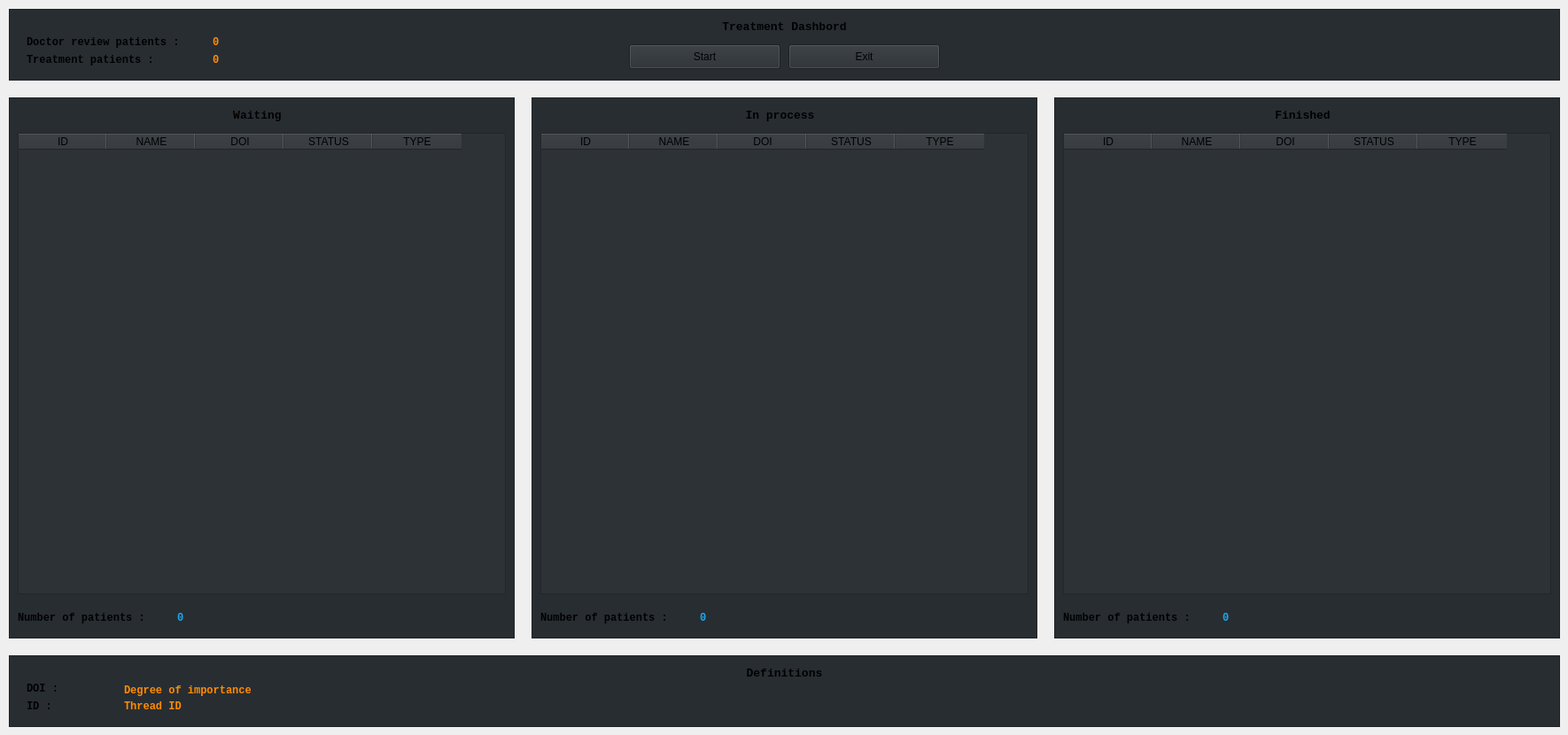
      <widget class="QWidget" name="HOMETAP">
       <attribute name="title">
        <string>Home</string>
       </attribute>
       <widget class="QFrame" name="frame_4">
        <property name="geometry">
         <rect>
          <x>10</x>
          <y>110</y>
          <width>571</width>
          <height>611</height>
         </rect>
        </property>
        <property name="styleSheet">
         <string notr="true">QFrame
{
background-color: rgb(40, 45, 50);
}
QFrame:hover#frame_4
{
background-color: rgb(40, 45, 50);
	border-color: rgb(255, 44, 121);
}</string>
        </property>
        <property name="frameShape">
         <enum>QFrame::StyledPanel</enum>
        </property>
        <property name="frameShadow">
         <enum>QFrame::Raised</enum>
        </property>
        <widget class="QTableWidget" name="statwaiting">
         <property name="geometry">
          <rect>
           <x>10</x>
           <y>40</y>
           <width>551</width>
           <height>521</height>
          </rect>
         </property>
         <property name="font">
          <font>
           <pointsize>8</pointsize>
          </font>
         </property>
         <property name="styleSheet">
          <string notr="true">background-color: rgb(45, 50, 55);</string>
         </property>
         <column>
          <property name="text">
           <string>ID</string>
          </property>
         </column>
         <column>
          <property name="text">
           <string>NAME</string>
          </property>
         </column>
         <column>
          <property name="text">
           <string>DOI</string>
          </property>
         </column>
         <column>
          <property name="text">
           <string>STATUS</string>
          </property>
         </column>
         <column>
          <property name="text">
           <string>TYPE</string>
          </property>
         </column>
        </widget>
        <widget class="QLabel" name="label_2">
         <property name="geometry">
          <rect>
           <x>10</x>
           <y>580</y>
           <width>171</width>
           <height>16</height>
          </rect>
         </property>
         <property name="font">
          <font>
           <family>Consolas</family>
           <pointsize>9</pointsize>
           <weight>75</weight>
           <bold>true</bold>
          </font>
         </property>
         <property name="text">
          <string>Number of patients : </string>
         </property>
        </widget>
        <widget class="QLabel" name="statlblwaiting">
         <property name="geometry">
          <rect>
           <x>190</x>
           <y>580</y>
           <width>171</width>
           <height>16</height>
          </rect>
         </property>
         <property name="font">
          <font>
           <family>Consolas</family>
           <pointsize>9</pointsize>
           <weight>75</weight>
           <bold>true</bold>
          </font>
         </property>
         <property name="styleSheet">
          <string notr="true">color: rgb(28, 167, 236);</string>
         </property>
         <property name="text">
          <string>0</string>
         </property>
        </widget>
        <widget class="QLabel" name="label_40">
         <property name="geometry">
          <rect>
           <x>10</x>
           <y>10</y>
           <width>541</width>
           <height>20</height>
          </rect>
         </property>
         <property name="font">
          <font>
           <family>Consolas</family>
           <pointsize>10</pointsize>
           <weight>75</weight>
           <bold>true</bold>
          </font>
         </property>
         <property name="text">
          <string>Waiting</string>
         </property>
         <property name="alignment">
          <set>Qt::AlignCenter</set>
         </property>
        </widget>
       </widget>
       <widget class="QFrame" name="frame_5">
        <property name="geometry">
         <rect>
          <x>600</x>
          <y>110</y>
          <width>571</width>
          <height>611</height>
         </rect>
        </property>
        <property name="styleSheet">
         <string notr="true">QFrame
{
background-color: rgb(40, 45, 50);
	border-color: rgb(255, 44, 121);
}
QFrame:hover
{
background-color: rgb(40, 45, 50);
	border-color: rgb(255, 44, 121);
}</string>
        </property>
        <property name="frameShape">
         <enum>QFrame::StyledPanel</enum>
        </property>
        <property name="frameShadow">
         <enum>QFrame::Raised</enum>
        </property>
        <widget class="QTableWidget" name="statinproc">
         <property name="geometry">
          <rect>
           <x>10</x>
           <y>40</y>
           <width>551</width>
           <height>521</height>
          </rect>
         </property>
         <property name="font">
          <font>
           <pointsize>8</pointsize>
          </font>
         </property>
         <property name="styleSheet">
          <string notr="true">background-color: rgb(45, 50, 55);</string>
         </property>
         <column>
          <property name="text">
           <string>ID</string>
          </property>
         </column>
         <column>
          <property name="text">
           <string>NAME</string>
          </property>
         </column>
         <column>
          <property name="text">
           <string>DOI</string>
          </property>
         </column>
         <column>
          <property name="text">
           <string>STATUS</string>
          </property>
         </column>
         <column>
          <property name="text">
           <string>TYPE</string>
          </property>
         </column>
        </widget>
        <widget class="QLabel" name="label_5">
         <property name="geometry">
          <rect>
           <x>10</x>
           <y>580</y>
           <width>171</width>
           <height>16</height>
          </rect>
         </property>
         <property name="font">
          <font>
           <family>Consolas</family>
           <pointsize>9</pointsize>
           <weight>75</weight>
           <bold>true</bold>
          </font>
         </property>
         <property name="text">
          <string>Number of patients : </string>
         </property>
        </widget>
        <widget class="QLabel" name="statlblinproc">
         <property name="geometry">
          <rect>
           <x>190</x>
           <y>580</y>
           <width>171</width>
           <height>16</height>
          </rect>
         </property>
         <property name="font">
          <font>
           <family>Consolas</family>
           <pointsize>9</pointsize>
           <weight>75</weight>
           <bold>true</bold>
          </font>
         </property>
         <property name="styleSheet">
          <string notr="true">color: rgb(28, 167, 236);</string>
         </property>
         <property name="text">
          <string>0</string>
         </property>
        </widget>
        <widget class="QLabel" name="label_41">
         <property name="geometry">
          <rect>
           <x>10</x>
           <y>10</y>
           <width>541</width>
           <height>20</height>
          </rect>
         </property>
         <property name="font">
          <font>
           <family>Consolas</family>
           <pointsize>10</pointsize>
           <weight>75</weight>
           <bold>true</bold>
          </font>
         </property>
         <property name="text">
          <string>In process</string>
         </property>
         <property name="alignment">
          <set>Qt::AlignCenter</set>
         </property>
        </widget>
       </widget>
       <widget class="QFrame" name="frame_6">
        <property name="geometry">
         <rect>
          <x>1190</x>
          <y>110</y>
          <width>571</width>
          <height>611</height>
         </rect>
        </property>
        <property name="styleSheet">
         <string notr="true">QFrame
{
background-color: rgb(40, 45, 50);
	border-color: rgb(255, 44, 121);
}
QFrame:hover
{
background-color: rgb(40, 45, 50);
	border-color: rgb(255, 44, 121);
}</string>
        </property>
        <property name="frameShape">
         <enum>QFrame::StyledPanel</enum>
        </property>
        <property name="frameShadow">
         <enum>QFrame::Raised</enum>
        </property>
        <widget class="QTableWidget" name="statfinish">
         <property name="geometry">
          <rect>
           <x>10</x>
           <y>40</y>
           <width>551</width>
           <height>521</height>
          </rect>
         </property>
         <property name="font">
          <font>
           <pointsize>8</pointsize>
          </font>
         </property>
         <property name="styleSheet">
          <string notr="true">background-color: rgb(45, 50, 55);</string>
         </property>
         <column>
          <property name="text">
           <string>ID</string>
          </property>
         </column>
         <column>
          <property name="text">
           <string>NAME</string>
          </property>
         </column>
         <column>
          <property name="text">
           <string>DOI</string>
          </property>
         </column>
         <column>
          <property name="text">
           <string>STATUS</string>
          </property>
         </column>
         <column>
          <property name="text">
           <string>TYPE</string>
          </property>
         </column>
        </widget>
        <widget class="QLabel" name="label_11">
         <property name="geometry">
          <rect>
           <x>10</x>
           <y>580</y>
           <width>171</width>
           <height>16</height>
          </rect>
         </property>
         <property name="font">
          <font>
           <family>Consolas</family>
           <pointsize>9</pointsize>
           <weight>75</weight>
           <bold>true</bold>
          </font>
         </property>
         <property name="text">
          <string>Number of patients : </string>
         </property>
        </widget>
        <widget class="QLabel" name="statlblfinish">
         <property name="geometry">
          <rect>
           <x>190</x>
           <y>580</y>
           <width>171</width>
           <height>16</height>
          </rect>
         </property>
         <property name="font">
          <font>
           <family>Consolas</family>
           <pointsize>9</pointsize>
           <weight>75</weight>
           <bold>true</bold>
          </font>
         </property>
         <property name="styleSheet">
          <string notr="true">color: rgb(28, 167, 236);</string>
         </property>
         <property name="text">
          <string>0</string>
         </property>
        </widget>
        <widget class="QLabel" name="label_42">
         <property name="geometry">
          <rect>
           <x>10</x>
           <y>10</y>
           <width>541</width>
           <height>20</height>
          </rect>
         </property>
         <property name="font">
          <font>
           <family>Consolas</family>
           <pointsize>10</pointsize>
           <weight>75</weight>
           <bold>true</bold>
          </font>
         </property>
         <property name="text">
          <string>Finished</string>
         </property>
         <property name="alignment">
          <set>Qt::AlignCenter</set>
         </property>
        </widget>
       </widget>
       <widget class="QFrame" name="frame_14">
        <property name="geometry">
         <rect>
          <x>10</x>
          <y>10</y>
          <width>1751</width>
          <height>81</height>
         </rect>
        </property>
        <property name="styleSheet">
         <string notr="true">background-color: rgb(40, 45, 50);</string>
        </property>
        <property name="frameShape">
         <enum>QFrame::StyledPanel</enum>
        </property>
        <property name="frameShadow">
         <enum>QFrame::Raised</enum>
        </property>
        <widget class="QLabel" name="label_48">
         <property name="geometry">
          <rect>
           <x>10</x>
           <y>10</y>
           <width>1731</width>
           <height>20</height>
          </rect>
         </property>
         <property name="font">
          <font>
           <family>Consolas</family>
           <pointsize>10</pointsize>
           <weight>75</weight>
           <bold>true</bold>
          </font>
         </property>
         <property name="text">
          <string>Treatment Dashbord</string>
         </property>
         <property name="alignment">
          <set>Qt::AlignCenter</set>
         </property>
        </widget>
        <widget class="QPushButton" name="pushButton">
         <property name="geometry">
          <rect>
           <x>700</x>
           <y>40</y>
           <width>171</width>
           <height>28</height>
          </rect>
         </property>
         <property name="cursor">
          <cursorShape>PointingHandCursor</cursorShape>
         </property>
         <property name="styleSheet">
          <string notr="true">
QPushButton:hover#pushButton
{
	background-color: rgb(45, 50, 55);
	border-color: rgb(255, 44, 121);
}
</string>
         </property>
         <property name="text">
          <string>Start</string>
         </property>
        </widget>
        <widget class="QPushButton" name="exitbutton">
         <property name="geometry">
          <rect>
           <x>880</x>
           <y>40</y>
           <width>171</width>
           <height>28</height>
          </rect>
         </property>
         <property name="cursor">
          <cursorShape>PointingHandCursor</cursorShape>
         </property>
         <property name="styleSheet">
          <string notr="true">
QPushButton:hover#exitbutton
{
	background-color: rgb(45, 50, 55);
	border-color: rgb(255, 44, 121);
}
</string>
         </property>
         <property name="text">
          <string>Exit</string>
         </property>
        </widget>
        <widget class="QLabel" name="drpc">
         <property name="geometry">
          <rect>
           <x>230</x>
           <y>30</y>
           <width>171</width>
           <height>16</height>
          </rect>
         </property>
         <property name="font">
          <font>
           <family>Consolas</family>
           <pointsize>9</pointsize>
           <weight>75</weight>
           <bold>true</bold>
          </font>
         </property>
         <property name="styleSheet">
          <string notr="true">color: rgb(255, 140, 0);</string>
         </property>
         <property name="text">
          <string>0</string>
         </property>
        </widget>
        <widget class="QLabel" name="label_3">
         <property name="geometry">
          <rect>
           <x>20</x>
           <y>30</y>
           <width>191</width>
           <height>16</height>
          </rect>
         </property>
         <property name="font">
          <font>
           <family>Consolas</family>
           <pointsize>9</pointsize>
           <weight>75</weight>
           <bold>true</bold>
          </font>
         </property>
         <property name="text">
          <string>Doctor review patients :</string>
         </property>
        </widget>
        <widget class="QLabel" name="tmpc">
         <property name="geometry">
          <rect>
           <x>230</x>
           <y>50</y>
           <width>171</width>
           <height>16</height>
          </rect>
         </property>
         <property name="font">
          <font>
           <family>Consolas</family>
           <pointsize>9</pointsize>
           <weight>75</weight>
           <bold>true</bold>
          </font>
         </property>
         <property name="styleSheet">
          <string notr="true">color: rgb(255, 140, 0);</string>
         </property>
         <property name="text">
          <string>0</string>
         </property>
        </widget>
        <widget class="QLabel" name="label_4">
         <property name="geometry">
          <rect>
           <x>20</x>
           <y>50</y>
           <width>191</width>
           <height>16</height>
          </rect>
         </property>
         <property name="font">
          <font>
           <family>Consolas</family>
           <pointsize>9</pointsize>
           <weight>75</weight>
           <bold>true</bold>
          </font>
         </property>
         <property name="text">
          <string>Treatment patients :</string>
         </property>
        </widget>
       </widget>
       <widget class="QFrame" name="frame_15">
        <property name="geometry">
         <rect>
          <x>10</x>
          <y>740</y>
          <width>1751</width>
          <height>81</height>
         </rect>
        </property>
        <property name="styleSheet">
         <string notr="true">background-color: rgb(40, 45, 50);</string>
        </property>
        <property name="frameShape">
         <enum>QFrame::StyledPanel</enum>
        </property>
        <property name="frameShadow">
         <enum>QFrame::Raised</enum>
        </property>
        <widget class="QLabel" name="label_50">
         <property name="geometry">
          <rect>
           <x>10</x>
           <y>10</y>
           <width>1731</width>
           <height>20</height>
          </rect>
         </property>
         <property name="font">
          <font>
           <family>Consolas</family>
           <pointsize>10</pointsize>
           <weight>75</weight>
           <bold>true</bold>
          </font>
         </property>
         <property name="text">
          <string>Definitions</string>
         </property>
         <property name="alignment">
          <set>Qt::AlignCenter</set>
         </property>
        </widget>
        <widget class="QLabel" name="drpc_2">
         <property name="geometry">
          <rect>
           <x>130</x>
           <y>30</y>
           <width>211</width>
           <height>20</height>
          </rect>
         </property>
         <property name="font">
          <font>
           <family>Consolas</family>
           <pointsize>9</pointsize>
           <weight>75</weight>
           <bold>true</bold>
          </font>
         </property>
         <property name="styleSheet">
          <string notr="true">color: rgb(255, 140, 0);</string>
         </property>
         <property name="text">
          <string>Degree of importance</string>
         </property>
        </widget>
        <widget class="QLabel" name="label_6">
         <property name="geometry">
          <rect>
           <x>20</x>
           <y>30</y>
           <width>91</width>
           <height>16</height>
          </rect>
         </property>
         <property name="font">
          <font>
           <family>Consolas</family>
           <pointsize>9</pointsize>
           <weight>75</weight>
           <bold>true</bold>
          </font>
         </property>
         <property name="text">
          <string>DOI :</string>
         </property>
        </widget>
        <widget class="QLabel" name="tmpc_2">
         <property name="geometry">
          <rect>
           <x>130</x>
           <y>50</y>
           <width>171</width>
           <height>16</height>
          </rect>
         </property>
         <property name="font">
          <font>
           <family>Consolas</family>
           <pointsize>9</pointsize>
           <weight>75</weight>
           <bold>true</bold>
          </font>
         </property>
         <property name="styleSheet">
          <string notr="true">color: rgb(255, 140, 0);</string>
         </property>
         <property name="text">
          <string>Thread ID</string>
         </property>
        </widget>
        <widget class="QLabel" name="label_7">
         <property name="geometry">
          <rect>
           <x>20</x>
           <y>50</y>
           <width>91</width>
           <height>16</height>
          </rect>
         </property>
         <property name="font">
          <font>
           <family>Consolas</family>
           <pointsize>9</pointsize>
           <weight>75</weight>
           <bold>true</bold>
          </font>
         </property>
         <property name="text">
          <string>ID : </string>
         </property>
        </widget>
       </widget>
      </widget>
